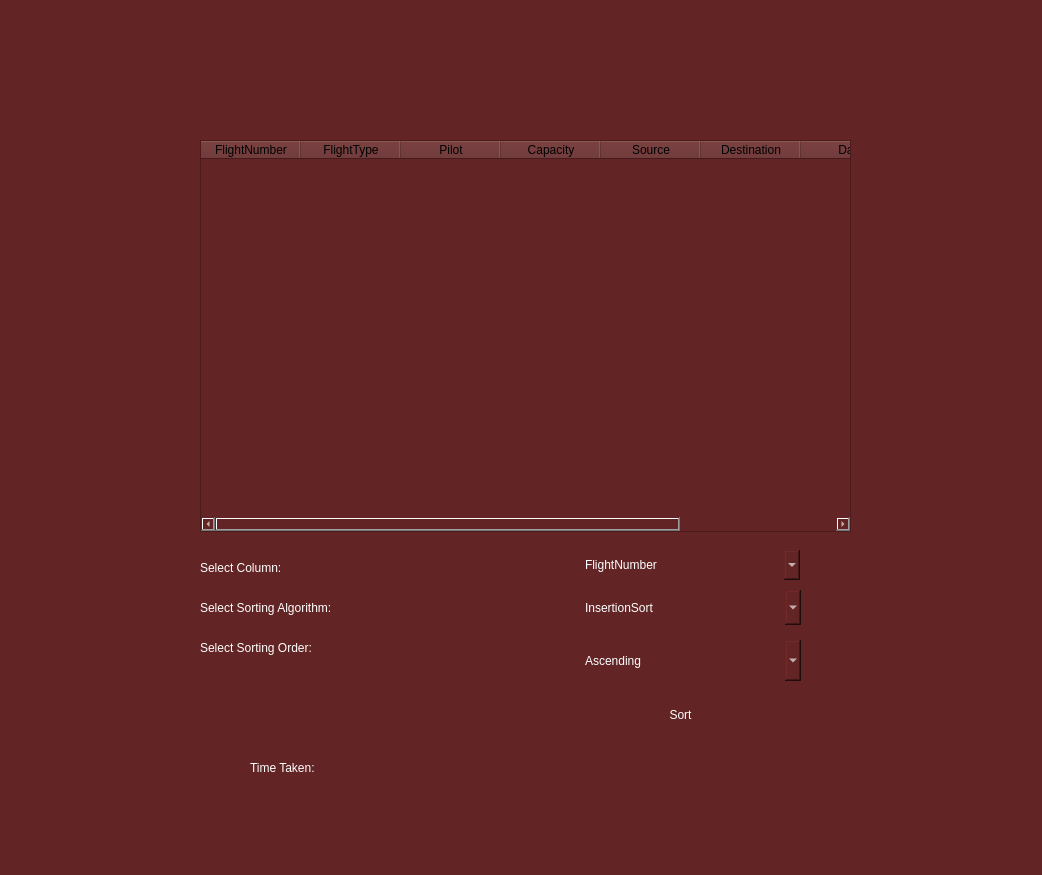
<?xml version="1.0" encoding="UTF-8"?>
<ui version="4.0">
 <class>Form</class>
 <widget class="QWidget" name="Form">
  <property name="geometry">
   <rect>
    <x>0</x>
    <y>0</y>
    <width>1042</width>
    <height>875</height>
   </rect>
  </property>
  <property name="windowTitle">
   <string>Form</string>
  </property>
  <property name="styleSheet">
   <string notr="true">color: rgb(255, 255, 255);
background-color: rgb(98, 36, 36);</string>
  </property>
  <widget class="QTableWidget" name="tableWidget">
   <property name="geometry">
    <rect>
     <x>200</x>
     <y>140</y>
     <width>651</width>
     <height>392</height>
    </rect>
   </property>
   <property name="styleSheet">
    <string notr="true">background-color: rgb(98, 36, 36);
color: rgb(0, 0, 0);</string>
   </property>
   <column>
    <property name="text">
     <string>FlightNumber</string>
    </property>
   </column>
   <column>
    <property name="text">
     <string>FlightType</string>
    </property>
   </column>
   <column>
    <property name="text">
     <string>Pilot</string>
    </property>
   </column>
   <column>
    <property name="text">
     <string>Capacity</string>
    </property>
   </column>
   <column>
    <property name="text">
     <string>Source</string>
    </property>
   </column>
   <column>
    <property name="text">
     <string>Destination</string>
    </property>
   </column>
   <column>
    <property name="text">
     <string>Date</string>
    </property>
   </column>
   <column>
    <property name="text">
     <string>Time</string>
    </property>
   </column>
  </widget>
  <widget class="QLabel" name="timeLable">
   <property name="geometry">
    <rect>
     <x>480</x>
     <y>750</y>
     <width>220</width>
     <height>35</height>
    </rect>
   </property>
   <property name="styleSheet">
    <string notr="true">
border-color: qlineargradient(spread:pad, x1:0, y1:0, x2:1, y2:0, stop:0 rgba(24, 61, 61, 255), stop:0.471591 rgba(24, 61, 61, 255), stop:0.98 rgba(0, 0, 0, 255), stop:1 rgba(0, 0, 0, 0));
color: rgb(255, 255, 255);
font: 16pt &quot;Mongolian Baiti&quot;;
border-radius: 5px;


</string>
   </property>
   <property name="text">
    <string/>
   </property>
  </widget>
  <widget class="QComboBox" name="sortingMenu">
   <property name="geometry">
    <rect>
     <x>580</x>
     <y>590</y>
     <width>221</width>
     <height>35</height>
    </rect>
   </property>
   <property name="styleSheet">
    <string notr="true">color: rgb(255, 255, 255);
font: 16pt &quot;Mongolian Baiti&quot;;
border-radius: 5px;


</string>
   </property>
   <item>
    <property name="text">
     <string>InsertionSort</string>
    </property>
   </item>
   <item>
    <property name="text">
     <string>IndexSort</string>
    </property>
   </item>
   <item>
    <property name="text">
     <string>PancakeSort</string>
    </property>
   </item>
   <item>
    <property name="text">
     <string>SelectionSort</string>
    </property>
   </item>
   <item>
    <property name="text">
     <string>BubbleSort</string>
    </property>
   </item>
   <item>
    <property name="text">
     <string>MergeSort</string>
    </property>
   </item>
   <item>
    <property name="text">
     <string>QuickSort</string>
    </property>
   </item>
   <item>
    <property name="text">
     <string>HeapSort</string>
    </property>
   </item>
   <item>
    <property name="text">
     <string>CountingSort</string>
    </property>
   </item>
   <item>
    <property name="text">
     <string>RadixSort</string>
    </property>
   </item>
   <item>
    <property name="text">
     <string>BucketSort</string>
    </property>
   </item>
   <item>
    <property name="text">
     <string>CombSort</string>
    </property>
   </item>
   <item>
    <property name="text">
     <string>ShellSort</string>
    </property>
   </item>
   <item>
    <property name="text">
     <string>CockailSort</string>
    </property>
   </item>
  </widget>
  <widget class="QPushButton" name="sortButton">
   <property name="geometry">
    <rect>
     <x>580</x>
     <y>700</y>
     <width>201</width>
     <height>30</height>
    </rect>
   </property>
   <property name="styleSheet">
    <string notr="true">
color: rgb(255, 255, 255);
font: 16pt &quot;Mongolian Baiti&quot;;
border-radius: 5px;



</string>
   </property>
   <property name="text">
    <string>Sort</string>
   </property>
  </widget>
  <widget class="QLabel" name="label_4">
   <property name="geometry">
    <rect>
     <x>200</x>
     <y>550</y>
     <width>351</width>
     <height>35</height>
    </rect>
   </property>
   <property name="styleSheet">
    <string notr="true">
border-color: qlineargradient(spread:pad, x1:0, y1:0, x2:1, y2:0, stop:0 rgba(24, 61, 61, 255), stop:0.471591 rgba(24, 61, 61, 255), stop:0.98 rgba(0, 0, 0, 255), stop:1 rgba(0, 0, 0, 0));
color: rgb(255, 255, 255);
font: 16pt &quot;Mongolian Baiti&quot;;
border-radius: 5px;


</string>
   </property>
   <property name="text">
    <string>Select Column:</string>
   </property>
  </widget>
  <widget class="QComboBox" name="columnBox">
   <property name="geometry">
    <rect>
     <x>580</x>
     <y>550</y>
     <width>220</width>
     <height>30</height>
    </rect>
   </property>
   <property name="styleSheet">
    <string notr="true">color: rgb(255, 255, 255);
font: 16pt &quot;Mongolian Baiti&quot;;
border-radius: 5px;


</string>
   </property>
   <item>
    <property name="text">
     <string>FlightNumber</string>
    </property>
   </item>
   <item>
    <property name="text">
     <string>FlightType</string>
    </property>
   </item>
   <item>
    <property name="text">
     <string>PilotName</string>
    </property>
   </item>
   <item>
    <property name="text">
     <string>Capacity</string>
    </property>
   </item>
   <item>
    <property name="text">
     <string>SourceCountry</string>
    </property>
   </item>
   <item>
    <property name="text">
     <string>DestinationCountry</string>
    </property>
   </item>
   <item>
    <property name="text">
     <string>Time</string>
    </property>
   </item>
   <item>
    <property name="text">
     <string>Date</string>
    </property>
   </item>
  </widget>
  <widget class="QComboBox" name="sortingType">
   <property name="geometry">
    <rect>
     <x>580</x>
     <y>640</y>
     <width>221</width>
     <height>41</height>
    </rect>
   </property>
   <property name="styleSheet">
    <string notr="true">color: rgb(255, 255, 255);
font: 16pt &quot;Mongolian Baiti&quot;;
border-radius: 5px;


</string>
   </property>
   <item>
    <property name="text">
     <string>Ascending</string>
    </property>
   </item>
   <item>
    <property name="text">
     <string>Descending</string>
    </property>
   </item>
  </widget>
  <widget class="QLabel" name="label_5">
   <property name="geometry">
    <rect>
     <x>200</x>
     <y>590</y>
     <width>351</width>
     <height>35</height>
    </rect>
   </property>
   <property name="styleSheet">
    <string notr="true">
border-color: qlineargradient(spread:pad, x1:0, y1:0, x2:1, y2:0, stop:0 rgba(24, 61, 61, 255), stop:0.471591 rgba(24, 61, 61, 255), stop:0.98 rgba(0, 0, 0, 255), stop:1 rgba(0, 0, 0, 0));
color: rgb(255, 255, 255);
font: 16pt &quot;Mongolian Baiti&quot;;
border-radius: 5px;


</string>
   </property>
   <property name="text">
    <string>Select Sorting Algorithm:</string>
   </property>
  </widget>
  <widget class="QLabel" name="label_6">
   <property name="geometry">
    <rect>
     <x>200</x>
     <y>630</y>
     <width>351</width>
     <height>35</height>
    </rect>
   </property>
   <property name="styleSheet">
    <string notr="true">
border-color: qlineargradient(spread:pad, x1:0, y1:0, x2:1, y2:0, stop:0 rgba(24, 61, 61, 255), stop:0.471591 rgba(24, 61, 61, 255), stop:0.98 rgba(0, 0, 0, 255), stop:1 rgba(0, 0, 0, 0));
color: rgb(255, 255, 255);
font: 16pt &quot;Mongolian Baiti&quot;;
border-radius: 5px;


</string>
   </property>
   <property name="text">
    <string>Select Sorting Order:</string>
   </property>
  </widget>
  <widget class="QLabel" name="label_7">
   <property name="geometry">
    <rect>
     <x>250</x>
     <y>750</y>
     <width>221</width>
     <height>35</height>
    </rect>
   </property>
   <property name="styleSheet">
    <string notr="true">
border-color: qlineargradient(spread:pad, x1:0, y1:0, x2:1, y2:0, stop:0 rgba(24, 61, 61, 255), stop:0.471591 rgba(24, 61, 61, 255), stop:0.98 rgba(0, 0, 0, 255), stop:1 rgba(0, 0, 0, 0));
color: rgb(255, 255, 255);
font: 16pt &quot;Mongolian Baiti&quot;;
border-radius: 5px;


</string>
   </property>
   <property name="text">
    <string>Time Taken:</string>
   </property>
  </widget>
 </widget>
 <resources/>
 <connections/>
</ui>
